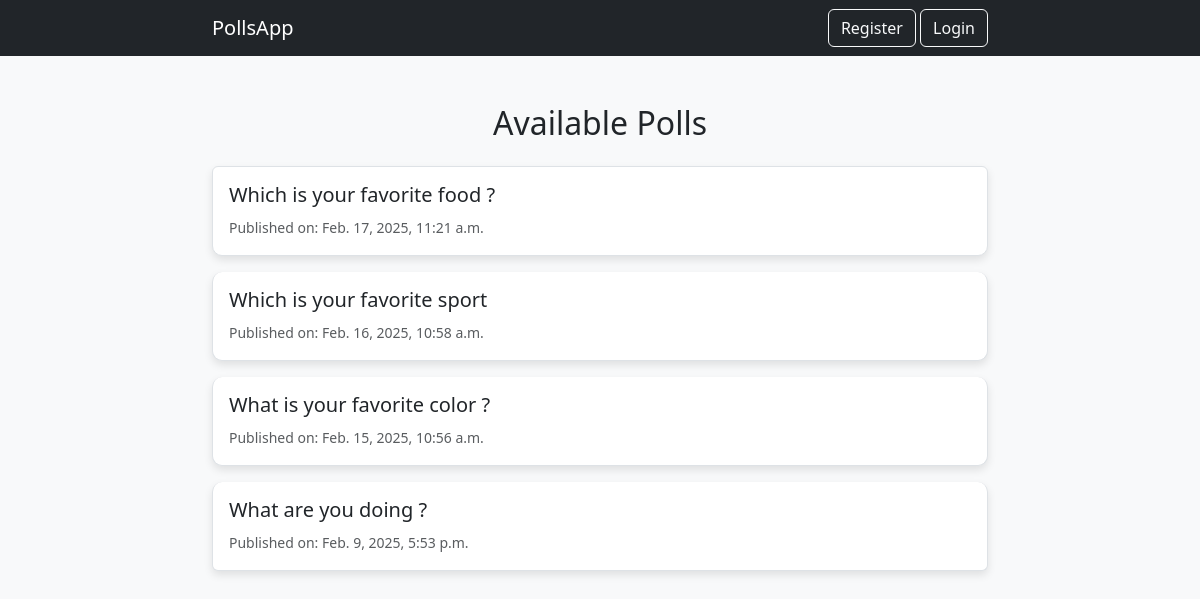
Screenshot of /polls/ with the database file from the repository.
### polls/models.py (models this page shows, shortened)
class Question(models.Model):
    question_text = models.CharField(max_length = 200)
    pub_date = models.DateTimeField("date published")

### polls/views.py (the view)
# urls.py: path("", views.IndexView.as_view(), name="index"),
class IndexView(generic.ListView):
    template_name = "polls/index.html"
    context_object_name = "latest_question_list"
    def get_queryset(self):
        return Question.objects.filter(pub_date__lte = timezone.now()).order_by("-pub_date")[:5]

### polls/templates/polls/index.html (shortened to what this page needs)
{% extends "polls/base.html" %}
{% block content %}
    <h2 class="text-center mb-4">Available Polls</h2>
    {% if latest_question_list %}
        <div class="list-group">
            {% for question in latest_question_list %}
                <a href="{% url 'polls:detail' question.id %}" class="list-group-item list-group-item-action poll-card p-3 mb-3">
                    <h5>{{ question.question_text }}</h5>
                    <small class="text-muted">Published on: {{ question.pub_date }}</small>
                </a>
            {% endfor %}
        </div>
    {% else %}
        <p class="alert alert-warning text-center">No polls are available.</p>
    {% endif %}
{% endblock %}

### polls/templates/polls/base.html (shortened to what this page needs)
<!DOCTYPE html>
<html lang="en">
<head>
    <link href="https://cdn.jsdelivr.net/npm/bootstrap@5.3.2/dist/css/bootstrap.min.css" rel="stylesheet">
</head>
<body>
    <nav class="navbar navbar-expand-lg navbar-dark bg-dark">
        <div class="container">
            <a class="navbar-brand" href="{% url 'polls:index' %}">PollsApp</a>
            <div class="ms-auto">
                {% if user.is_authenticated %}
                    <span class="text-light me-3">Welcome, {{ user.username }}</span>
                    <form method="post" action="{% url 'logout' %}" class="d-inline">
                        {% csrf_token %}
                        <button type="submit" class="btn btn-outline-light">Logout</button>
                    </form>
                {% else %}
                    <a href="{% url 'polls:register' %}" class="btn btn-outline-light">Register</a>
                    <a href="{% url 'login' %}" class="btn btn-outline-light">Login</a>
                {% endif %}
            </div>
        </div>
    </nav>
    <div class="container mt-5">
        {% block content %}{% endblock %}
    </div>
</body>
</html>

### polls/templates/polls/base.html (style rules this page uses)
body { background-color: #f8f9fa; }
.container { max-width: 800px; }
.poll-card { border-radius: 10px; box-shadow: 0 4px 8px rgba(0, 0, 0, 0.1); }

### rows the page displays
Question: question_text "Which is your favorite food ?", pub_date "Feb. 17, 2025, 11:21 a.m."
Question: question_text "Which is your favorite sport", pub_date "Feb. 16, 2025, 10:58 a.m."
Question: question_text "What is your favorite color ?", pub_date "Feb. 15, 2025, 10:56 a.m."
Question: question_text "What are you doing ?", pub_date "Feb. 9, 2025, 5:53 p.m."
